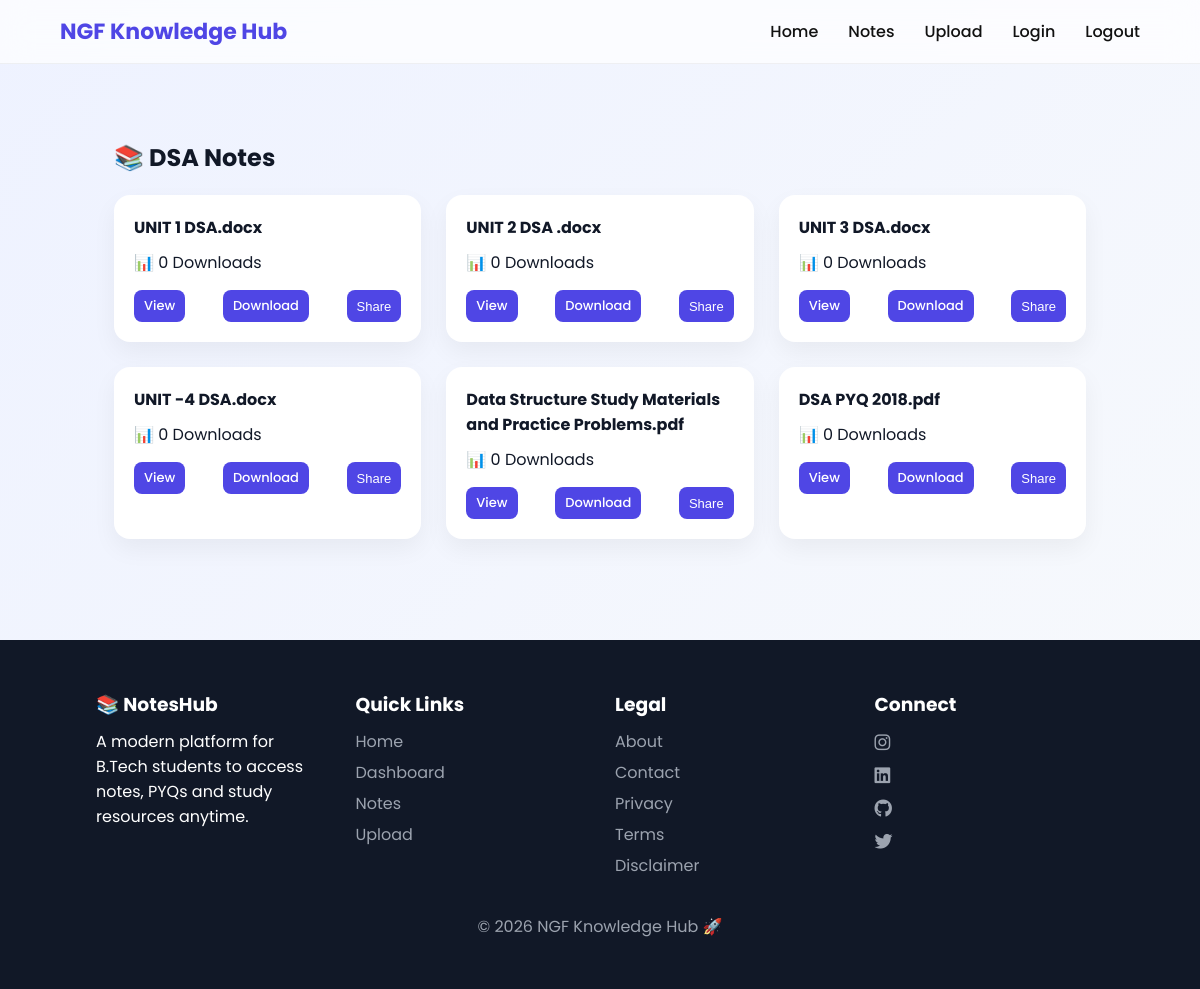
Page /notes/DSA/3 on the committed database.
### tables this page shows
CREATE TABLE notes(
        id INTEGER PRIMARY KEY AUTOINCREMENT,
        title TEXT NOT NULL,
        filename TEXT NOT NULL,
        subject TEXT NOT NULL,
        semester INTEGER NOT NULL,
        uploaded_by TEXT NOT NULL,
        status TEXT NOT NULL DEFAULT 'pending',
        downloads INTEGER DEFAULT 0,
        created_at TIMESTAMP DEFAULT CURRENT_TIMESTAMP
    , share_id TEXT);

### app.py (the view)
@app.route("/notes/<subject>/<int:sem>")
def notes(subject, sem):
    conn = get_db_connection()
    cur = conn.cursor()
    cur.execute("""
        SELECT * FROM notes
        WHERE subject=? AND semester=? AND status='approved'
    """, (subject, sem))
    notes = cur.fetchall()
    conn.close()
    return render_template("notes.html", notes=notes, subject=subject)

### app.py (called while the page is built)
def get_db_connection():
    conn = sqlite3.connect(Config.DATABASE)
    conn.row_factory = sqlite3.Row
    return conn

### templates/notes.html (shortened to what this page needs)
{% extends "base.html" %}
{% block content %}
<section class="notes-page">
  <div class="notes-header">
    <h2>📚 {{ subject }} Notes</h2>
  </div>
  {% if notes %}
  <div class="notes-grid">
    {% for n in notes %}
    <div class="note-card">
      <h4>{{ n['title'] }}</h4>
      <p>📊 {{ n['downloads'] }} Downloads</p>
      <div class="note-actions">
        <a href="/view/{{ n['filename'] }}">View</a>
        <a href="/download/{{ n['filename'] }}">Download</a>
        <button onclick="shareNote('{{ n['share_id'] }}')">Share</button>
      </div>
    </div>
    {% endfor %}
  </div>
  {% else %}
  <div class="empty-state">
    🚧 Notes Coming Soon
  </div>
  {% endif %}
</section>
{% endblock %}

### static/css/style.css (style rules this page uses)
* { margin:0; padding:0; box-sizing:border-box; }
html, body { width:100%; overflow-x:hidden; }
:root { --primary:#4f46e5; --secondary:#6366f1; --bg:#f8fafc; --glass:rgba(255,255,255,0.6); --text:#111827; --muted:#6b7280; --radius:16px; }
body { font-family:'Poppins',sans-serif; background:linear-gradient(135deg,#eef2ff,#f8fafc); color:var(--text); }
.note-card { background:white; padding:20px; border-radius:var(--radius); box-shadow:0 10px 25px rgba(0,0,0,0.05); transition:0.3s; }
.note-actions { display:flex; justify-content:space-between; margin-top:10px; }
.note-actions a { text-decoration:none; color:var(--primary); font-weight:500; }
body { margin:0; }
.notes-page { width:100%; padding:100px 5% 50px; }
.notes-header h2 { margin-bottom:20px; }
.notes-grid { display:grid; grid-template-columns:repeat(auto-fit,minmax(260px,1fr)); gap:25px; }
.note-card { background:white; padding:20px; border-radius:16px; box-shadow:0 10px 25px rgba(0,0,0,0.05); transition:0.3s; }
.note-card h4 { margin-bottom:10px; }
.note-actions { display:flex; justify-content:space-between; margin-top:15px; }
.note-actions a, .note-actions button { background:#4f46e5; color:white; padding:6px 10px; border-radius:8px; text-decoration:none; border:none; font-size:13px; cursor:pointer; transition:0.3s; }

### rows in the picture
notes: title "UNIT 1 DSA.docx", downloads "0"
notes: title "UNIT 2 DSA .docx", downloads "0"
notes: title "UNIT 3 DSA.docx", downloads "0"
notes: title "UNIT -4 DSA.docx", downloads "0"
notes: title "Data Structure Study Materials and Practice Problems.pdf", downloads "0"
notes: title "DSA PYQ 2018.pdf", downloads "0"

### other values in the picture
{{ subject }} "DSA"
